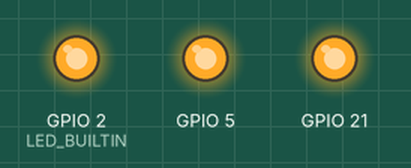
This program was run on a simulated ESP32. On the bench: output pins drawn as LEDs (lit = HIGH).

Above: at 0.5 s.
At 3.5 s:
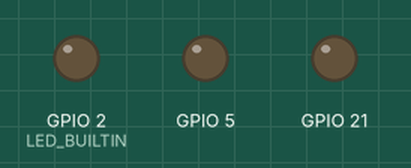
Timing chart, 0 to 4.6 s (numbered marks = the images above):
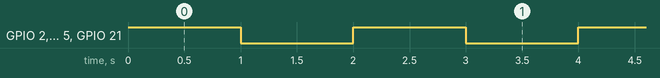

Measured:
- by itself, GPIO 2 (LED_BUILTIN), GPIO 5, GPIO 21: alternates HIGH for 1.0 s and LOW for 1.0 s

The program:

main.cpp
```cpp
#include <Arduino.h>

void setup() {
  // initialize digital pin LED_BUILTIN as an output.
  pinMode(LED_BUILTIN, OUTPUT);
  pinMode(21, OUTPUT);
  pinMode(5, OUTPUT);
}

// the loop function runs over and over again forever
void loop() {
  digitalWrite(LED_BUILTIN, HIGH);   // turn the LED on (HIGH is the voltage level)
  digitalWrite(21, HIGH);   // turn the LED on (HIGH is the voltage level)
  digitalWrite(5, HIGH);
  delay(1000);                       // wait for a second
  digitalWrite(LED_BUILTIN, LOW);    // turn the LED off by making the voltage LOW
  digitalWrite(21, LOW);    // turn the LED off by making the voltage LOW
  digitalWrite(5, LOW);
  delay(1000);                       // wait for a second
}
```
